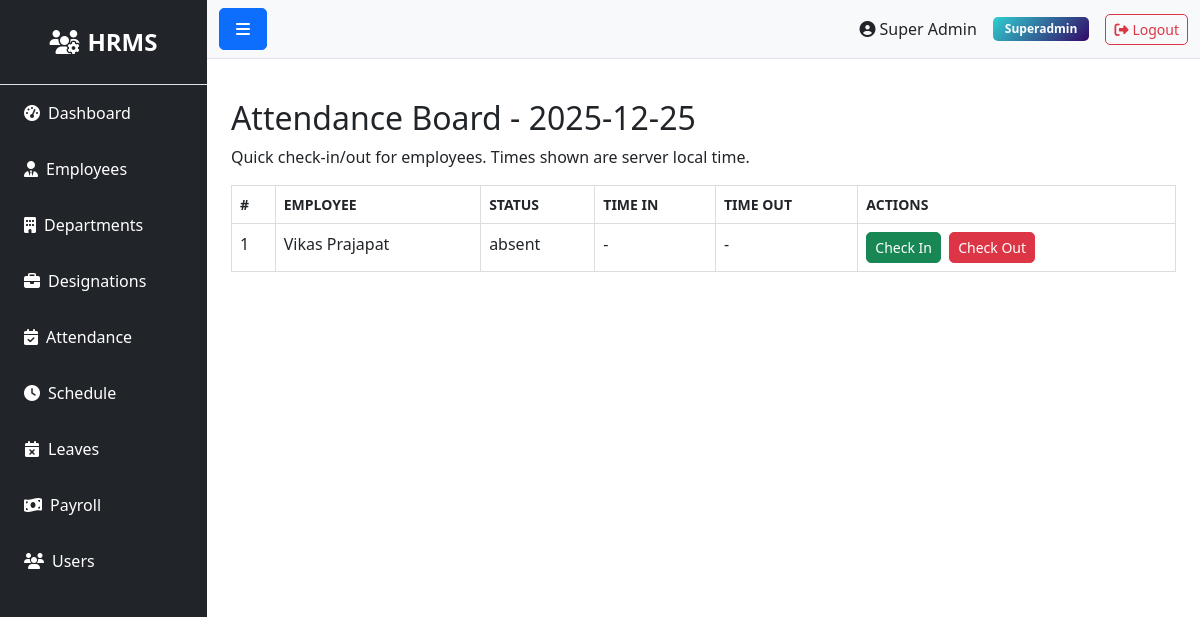
Page /attendance/board (signed in) on the earlier database version.
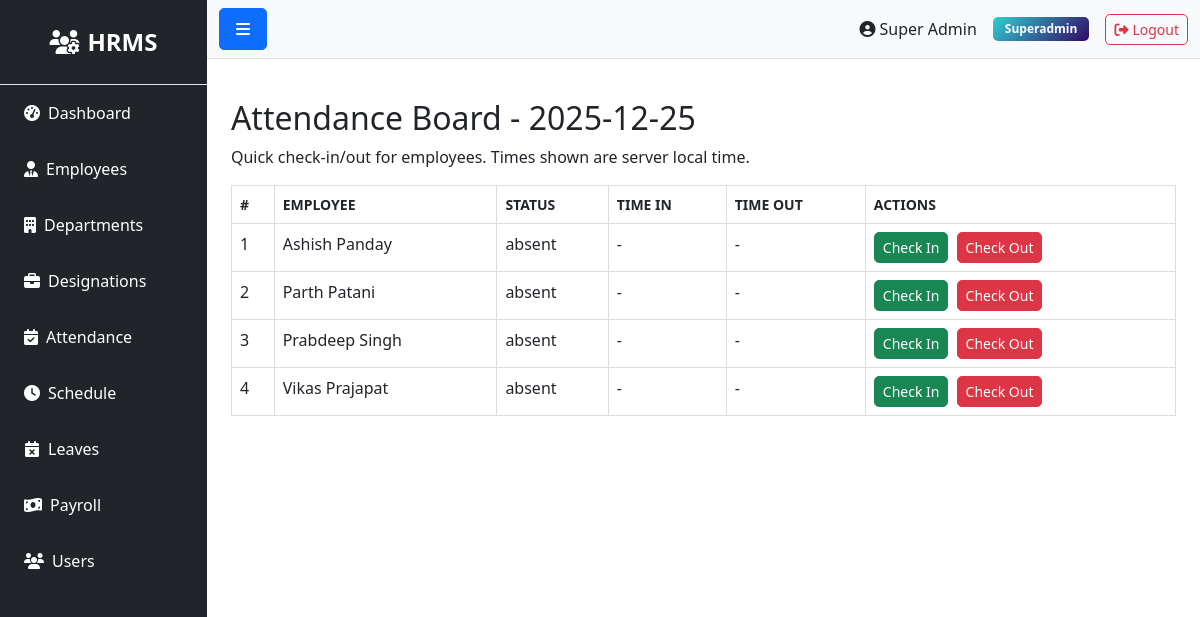
Same page on the later database version.
### models.py (models this page shows, shortened)
class Employee(db.Model):
    __tablename__ = 'employees'
    id = db.Column(db.Integer, primary_key=True)
    department_id = db.Column(db.Integer, db.ForeignKey('departments.id'))
    designation_id = db.Column(db.Integer, db.ForeignKey('designations.id'))
    schedule_id = db.Column(db.Integer, db.ForeignKey('schedules.id'))
    firstname = db.Column(db.String(100), nullable=False)
    lastname = db.Column(db.String(100), nullable=False)
    unique_id = db.Column(db.String(50), unique=True)
    email = db.Column(db.String(100), unique=True)
    phone = db.Column(db.String(20))
    address = db.Column(db.Text)
    dob = db.Column(db.Date)
    gender = db.Column(db.String(10))
    religion = db.Column(db.String(50))
    marital = db.Column(db.String(20))
    image = db.Column(db.String(255))  # Store image filename
    status = db.Column(db.String(20), default='active')
    created_at = db.Column(db.DateTime, default=datetime.utcnow)
    updated_at = db.Column(db.DateTime, default=datetime.utcnow, onupdate=datetime.utcnow)
    attendances = db.relationship('Attendance', backref='employee', lazy=True, cascade='all, delete-orphan')
    checks = db.relationship('Check', backref='employee', lazy=True, cascade='all, delete-orphan')
    salary = db.relationship('Salary', backref='employee', uselist=False, cascade='all, delete-orphan')
    leaves = db.relationship('Leave', backref='employee', lazy=True, cascade='all, delete-orphan')
    late_times = db.relationship('LateTime', backref='employee', lazy=True, cascade='all, delete-orphan')
    over_times = db.relationship('OverTime', backref='employee', lazy=True, cascade='all, delete-orphan')
    payrolls = db.relationship('Payroll', backref='employee', lazy=True, cascade='all, delete-orphan')

### routes/attendance.py (the view)
@bp.route('/board')
@login_required
def board():
    current_date = datetime.now().date()
    employees = Employee.query.order_by(Employee.firstname).all()
    attendances = Attendance.query.filter_by(date=current_date).all()
    attendance_map = {a.employee_id: a for a in attendances}
    return render_template('admin/attendance/board.html', employees=employees, attendance_map=attendance_map, date=current_date)

### app.py (called while the page is built)
@login_manager.user_loader
def load_user(user_id):
    try:
        return db.session.get(User, int(user_id))
    except Exception as e:
        app.logger.error(f'Error loading user {user_id}: {str(e)}')
        return None

@app.context_processor
def inject_user():
    return dict(current_user=current_user)

### templates/admin/attendance/board.html (shortened to what this page needs)
{% extends "base.html" %}
{% block content %}
<h2>Attendance Board - {{ date }}</h2>
<p>Quick check-in/out for employees. Times shown are server local time.</p>
<table class="table" style="width:100%; border-collapse: collapse;">
  <thead>
    <tr>
      <th style="border:1px solid #ddd;padding:8px;">#</th>
      <th style="border:1px solid #ddd;padding:8px;">Employee</th>
      <th style="border:1px solid #ddd;padding:8px;">Status</th>
      <th style="border:1px solid #ddd;padding:8px;">Time In</th>
      <th style="border:1px solid #ddd;padding:8px;">Time Out</th>
      <th style="border:1px solid #ddd;padding:8px;">Actions</th>
    </tr>
  </thead>
  <tbody>
  {% for emp in employees %}
    {% set a = attendance_map.get(emp.id) %}
    <tr>
      <td style="border:1px solid #ddd;padding:8px;">{{ loop.index }}</td>
      <td style="border:1px solid #ddd;padding:8px;">{{ emp.firstname }} {{ emp.lastname }}</td>
      <td style="border:1px solid #ddd;padding:8px;">{% if a %}{{ a.status or 'present' }}{% else %}absent{% endif %}</td>
      <td style="border:1px solid #ddd;padding:8px;">{% if a and a.time_in %}{{ a.time_in }}{% else %}-{% endif %}</td>
      <td style="border:1px solid #ddd;padding:8px;">{% if a and a.time_out %}{{ a.time_out }}{% else %}-{% endif %}</td>
      <td style="border:1px solid #ddd;padding:8px;">
        <form method="post" action="{{ url_for('attendance.check') }}" style="display:inline-block;margin-right:4px;">
          <button class="btn btn-sm btn-success" type="submit">Check In</button>
        </form>
        <form method="post" action="{{ url_for('attendance.check') }}" style="display:inline-block;margin-right:4px;">
          <button class="btn btn-sm btn-danger" type="submit">Check Out</button>
        </form>
      </td>
    </tr>
  {% endfor %}
  </tbody>
</table>
{% endblock %}

Differences in the rows shown:
added Employee: firstname "Ashish", lastname "Panday"
added Employee: firstname "Parth", lastname "Patani"
added Employee: firstname "Prabdeep", lastname "Singh"
